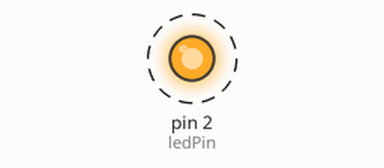
Bench run of a sketch on a simulated Arduino Uno, built with avr-gcc and run on an emulated ATmega328P. Parts: output pins drawn as LEDs (lit = HIGH). Dashed ring = blinking.

Above: at 0.2 s.
Timing chart, 0 to 3.0 s (numbered marks = the images above):
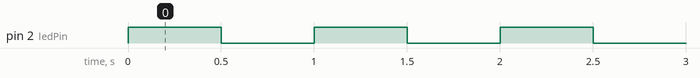

Measured:
- by itself, pin 2 (ledPin): alternates HIGH for 0.50 s and LOW for 0.50 s

The sketch:

C1E1.ino
```cpp
//Parpadeo de 1/2 segundo por ciclo (Rápido)
int ledPin = 2;

void setup() {
  Serial.begin(9600);
  pinMode(ledPin, OUTPUT);
}

void loop() {
  digitalWrite(ledPin, HIGH);
  delay(500);
  digitalWrite(ledPin, LOW);
  delay(500);
}
```
